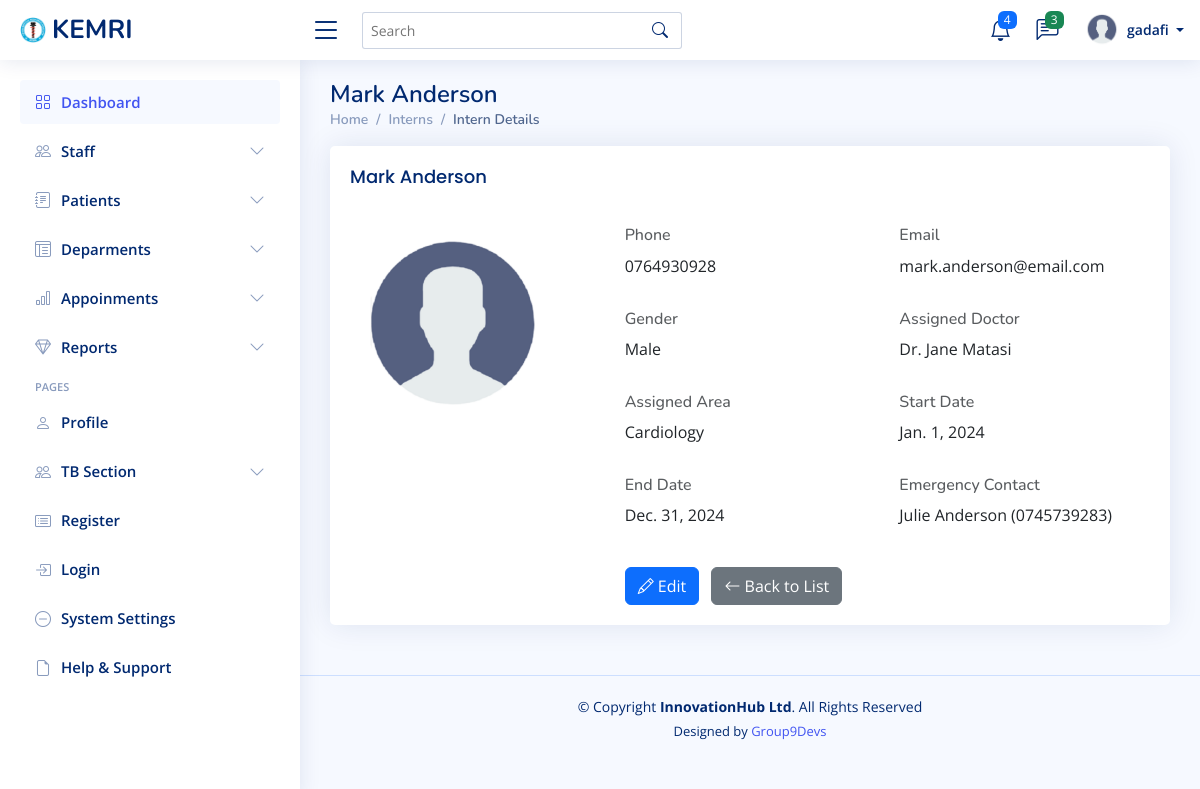
The page /interns/1/ (signed in) on the database its author committed.
### mtwapa_branch/models.py (models this page shows, shortened)
class Intern(models.Model):
    first_name = models.CharField(max_length=100)
    last_name = models.CharField(max_length=100)
    phone = models.CharField(max_length=100)
    email = models.EmailField(max_length=100 , blank=True, null=True )
    emergency_contact_name = models.CharField(max_length=100, blank=True, null=True)
    emergency_contact_phone = models.CharField(max_length=15, blank=True, null=True)
    gender = models.CharField(
        max_length=10,
        choices=[('Male', 'Male'), ('Female', 'Female'), ('Other', 'Other')],
        blank=True,
        null=True
    )
    Identification_no= models.CharField(max_length=100 , blank=True, null=True)
    assigned_doctor = models.ForeignKey(Doctor, on_delete=models.SET_NULL, null=True)
    assigned_area = models.CharField(max_length=150)
    start_date = models.DateField()
    end_date = models.DateField(blank=True, null=True)
    profile_picture = models.ImageField(upload_to='intern_profiles/', blank=True, null=True)

class Doctor(models.Model):
    first_name = models.CharField(max_length=100)
    last_name = models.CharField(max_length=100)
    gender = models.CharField(
        max_length=10,
        choices=[('Male', 'Male'), ('Female', 'Female'), ('Other', 'Other')],
        blank=True,
        null=True
    )
    phone = models.CharField(max_length=100)
    emergency_contact_name = models.CharField(max_length=100, blank=True, null=True)
    emergency_contact_phone = models.CharField(max_length=15, blank=True, null=True)
    address = models.CharField(max_length=100)
    identification_no = models.CharField(max_length=100)
    specialization = models.CharField(max_length=100)
    department = models.ForeignKey(
        'Department',
        on_delete=models.SET_NULL,
        null=True,
        related_name='doctors'  # Custom related_name to avoid clash
    )
    years_of_experience = models.PositiveIntegerField()
    available_days = models.CharField(max_length=255)  # e.g., "Monday, Wednesday, Friday"
    profile_picture = models.ImageField(upload_to='doctor_profiles/', blank=True, null=True)
    username = models.CharField(max_length=150, unique=True, blank=True, null=True)  # New field added
    def __str__(self):
        return f"Dr. {self.first_name} {self.last_name}"

### mtwapa_branch/views.py (the view)
# urls.py: path('interns/<int:pk>/', views.intern_detail, name='intern_detail'),
@login_required
def intern_detail(request, pk):
    intern = get_object_or_404(Intern, pk=pk)
    return render(request, 'intern/intern_detail.html', {'intern': intern})

### templates/intern/intern_detail.html
{% extends "base/base.html" %}
{% load static %}
{% block content %}
<div class="pagetitle">
    <h1>{{ intern.first_name }} {{ intern.last_name }}</h1>
    <nav>
        <ol class="breadcrumb">
            <li class="breadcrumb-item"><a href="{% url 'dashboard' %}">Home</a></li>
            <li class="breadcrumb-item"><a href="{% url 'intern_list' %}">Interns</a></li>
            <li class="breadcrumb-item active">Intern Details</li>
        </ol>
    </nav>
</div>
<section class="section">
    <div class="row">
        <div class="col-lg-12">
            <div class="card">
                <div class="card-body">
                    <h5 class="card-title mb-4">{{ intern.first_name }} {{ intern.last_name }}</h5>
                    <div class="row">
                        <div class="col-md-4">
                            {% if intern.profile_picture %}
                                <img src="{{ intern.profile_picture.url }}" alt="Profile Picture" class="img-fluid rounded" style="max-width: 200px;">
                            {% else %}
                                <img src="{% static 'assets/img/profile.png' %}" alt="Profile Picture" class="img-fluid rounded" style="max-width: 200px;">
                            {% endif %}
                        </div>
                        <div class="col-md-8">
                            <div class="row mb-3">
                                <div class="col-md-6">
                                    <h6 class="text-muted">Phone</h6>
                                    <p>{{ intern.phone }}</p>
                                </div>
                                <div class="col-md-6">
                                    <h6 class="text-muted">Email</h6>
                                    <p>{{ intern.email }}</p>
                                </div>
                            </div>
                            <div class="row mb-3">
                                <div class="col-md-6">
                                    <h6 class="text-muted">Gender</h6>
                                    <p>{{ intern.gender }}</p>
                                </div>
                                <div class="col-md-6">
                                    <h6 class="text-muted">Assigned Doctor</h6>
                                    <p>{{ intern.assigned_doctor }}</p>
                                </div>
                            </div>
                            <div class="row mb-3">
                                <div class="col-md-6">
                                    <h6 class="text-muted">Assigned Area</h6>
                                    <p>{{ intern.assigned_area }}</p>
                                </div>
                                <div class="col-md-6">
                                    <h6 class="text-muted">Start Date</h6>
                                    <p>{{ intern.start_date }}</p>
                                </div>
                            </div>
                            <div class="row mb-3">
                                <div class="col-md-6">
                                    <h6 class="text-muted">End Date</h6>
                                    <p>{{ intern.end_date }}</p>
                                </div>
                                <div class="col-md-6">
                                    <h6 class="text-muted">Emergency Contact</h6>
                                    <p>{{ intern.emergency_contact_name }} ({{ intern.emergency_contact_phone }})</p>
                                </div>
                            </div>
                            <div class="mt-4">
                                <a href="{% url 'intern_update' intern.pk %}" class="btn btn-primary me-2">
                                    <i class="bi bi-pencil"></i> Edit
                                </a>
                                <a href="{% url 'intern_list' %}" class="btn btn-secondary">
                                    <i class="bi bi-arrow-left"></i> Back to List
                                </a>
                            </div>
                        </div>
                    </div>
                </div>
            </div>
        </div>
    </div>
</section>
{% endblock %}

### templates/base/navbar.html (shortened to what this page needs)
{% load static %}
<header id="header" class="header fixed-top d-flex align-items-center">
    <div class="d-flex align-items-center justify-content-between">
      <a href="{% url 'dashboard'%}" class="logo d-flex align-items-center">
        <img src="{% static 'assets/img/kemrilogo.png'%}" alt="">
        <span class="d-none d-lg-block">KEMRI</span>
      </a>
      <i class="bi bi-list toggle-sidebar-btn"></i>
    </div>
    <div class="search-bar">
      <form class="search-form d-flex align-items-center" method="POST" action="#">
        <input type="text" name="query" placeholder="Search" title="Enter search keyword">
        <button type="submit" title="Search"><i class="bi bi-search"></i></button>
      </form>
    </div>
    <nav class="header-nav ms-auto">
      <ul class="d-flex align-items-center">
        <li class="nav-item dropdown">
          <a class="nav-link nav-icon" href="#" data-bs-toggle="dropdown">
            <i class="bi bi-bell"></i>
            <span class="badge bg-primary badge-number">4</span>
          </a>
            </li>
          </ul>
        <li class="nav-item dropdown">
          <a class="nav-link nav-icon" href="#" data-bs-toggle="dropdown">
            <i class="bi bi-chat-left-text"></i>
            <span class="badge bg-success badge-number">3</span>
          </a>
        </li>
        <li class="nav-item dropdown pe-3">
          <a class="nav-link nav-profile d-flex align-items-center pe-0" href="#" data-bs-toggle="dropdown">
            <img src="{% static 'assets/img/profile.png'%}" alt="Profile" class="rounded-circle">
            <span class="d-none d-md-block dropdown-toggle ps-2">
              {% if user.is_authenticated %}
                   {{ user.username }}
              {% else %}
                  Admin
              {% endif %}
            </span>
          </a>
        </li>
    </nav>
  </header>

### static/assets/css/style.css (style rules this page uses)
:root { scroll-behavior: smooth; }
body { font-family: "Open Sans", sans-serif; background: #f6f9ff; color: #444444; }
a { color: #4154f1; text-decoration: none; }
h1, h2, h3, h4, h5, h6 { font-family: "Nunito", sans-serif; }
.pagetitle { margin-bottom: 10px; }
.pagetitle h1 { font-size: 24px; margin-bottom: 0; font-weight: 600; color: #012970; }
.card { margin-bottom: 30px; border: none; border-radius: 5px; box-shadow: 0px 0 30px rgba(1, 41, 112, 0.1); }
.card-title { padding: 20px 0 15px 0; font-size: 18px; font-weight: 500; color: #012970; font-family: "Poppins", sans-serif; }
.card-body { padding: 0 20px 20px 20px; }
.breadcrumb { font-size: 14px; font-family: "Nunito", sans-serif; color: #899bbd; font-weight: 600; }
.breadcrumb a { color: #899bbd; transition: 0.3s; }
.breadcrumb .breadcrumb-item::before { color: #899bbd; }
.breadcrumb .active { color: #51678f; font-weight: 600; }
.logo { line-height: 1; }
@media (min-width: 1200px) { .logo { width: 280px; } }
.logo img { max-height: 26px; margin-right: 6px; }
.logo span { font-size: 26px; font-weight: 700; color: #012970; font-family: "Nunito", sans-serif; }
.header { transition: all 0.5s; z-index: 997; height: 60px; box-shadow: 0px 2px 20px rgba(1, 41, 112, 0.1); background-color: #fff; padding-left: 20px; }
.header .toggle-sidebar-btn { font-size: 32px; padding-left: 10px; cursor: pointer; color: #012970; }
.header .search-bar { min-width: 360px; padding: 0 20px; }
.header .search-form { width: 100%; }
.header .search-form input { border: 0; font-size: 14px; color: #012970; border: 1px solid rgba(1, 41, 112, 0.2); padding: 7px 38px 7px 8px; border-radius: 3px; transition: 0.3s; width: 100%; }
.header .search-form button { border: 0; padding: 0; margin-left: -30px; background: none; }
.header .search-form button i { color: #012970; }
.header-nav ul { list-style: none; }
.header-nav>ul { margin: 0; padding: 0; }
.header-nav .nav-icon { font-size: 22px; color: #012970; margin-right: 25px; position: relative; }
.header-nav .nav-profile { color: #012970; }
.header-nav .nav-profile img { max-height: 36px; }
.header-nav .nav-profile span { font-size: 14px; font-weight: 600; }
.header-nav .badge-number { position: absolute; inset: -2px -5px auto auto; font-weight: normal; font-size: 12px; padding: 3px 6px; }

### rows shown on the page
Intern: first_name "Mark", last_name "Anderson", phone "0764930928", email "mark.anderson@email.com", gender "Male", assigned_doctor "Dr. Jane Matasi", assigned_area "Cardiology", start_date "Jan. 1, 2024", end_date "Dec. 31, 2024", emergency_contact_name "Julie Anderson", emergency_contact_phone "0745739283"

### other values the page prints
{{ user.username }} "gadafi"
